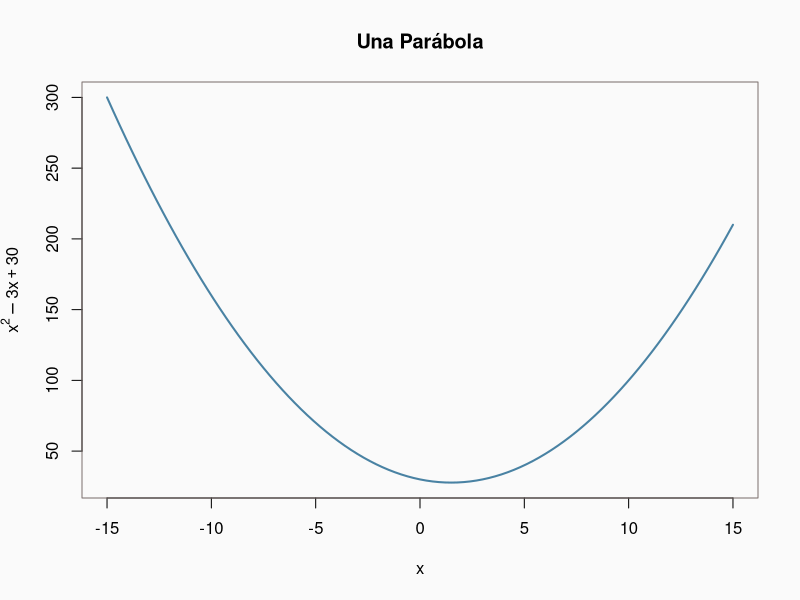
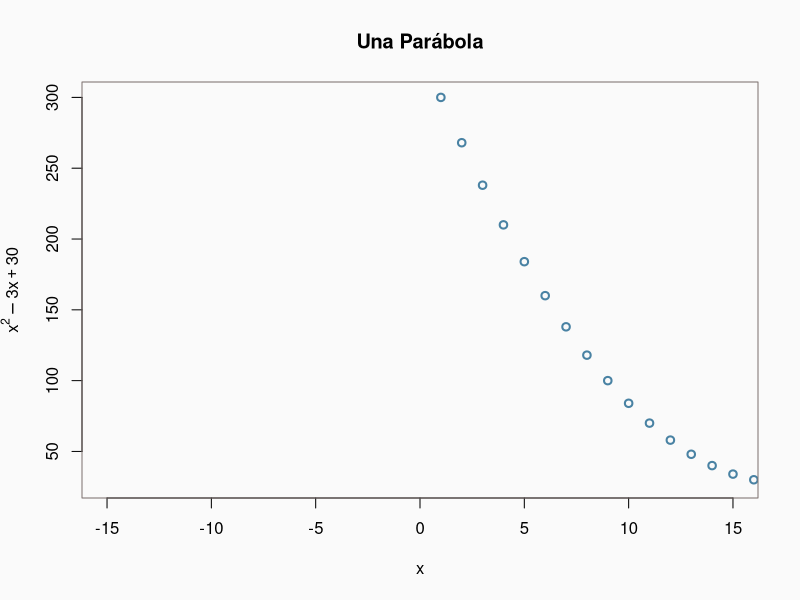
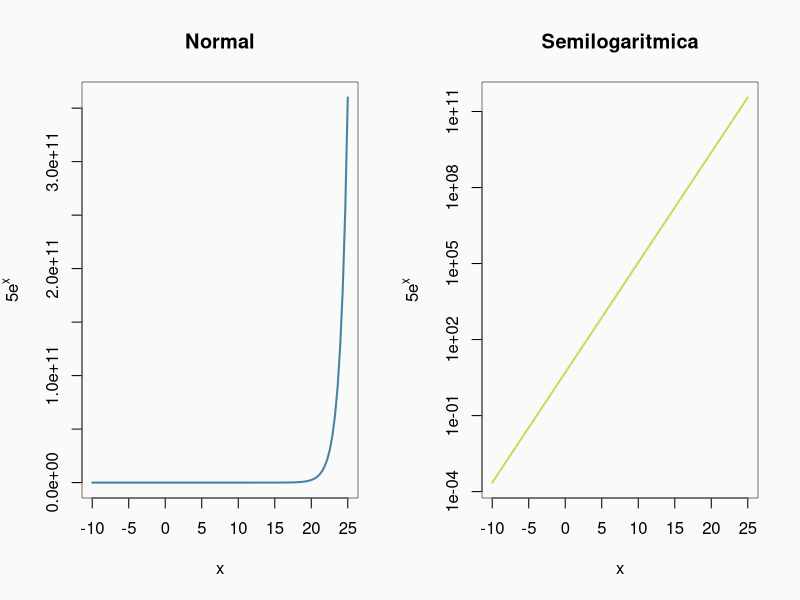
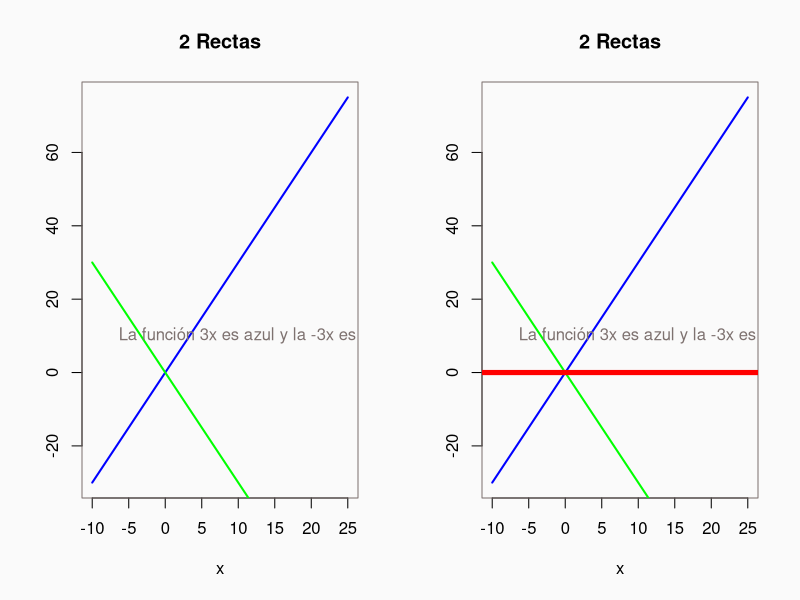
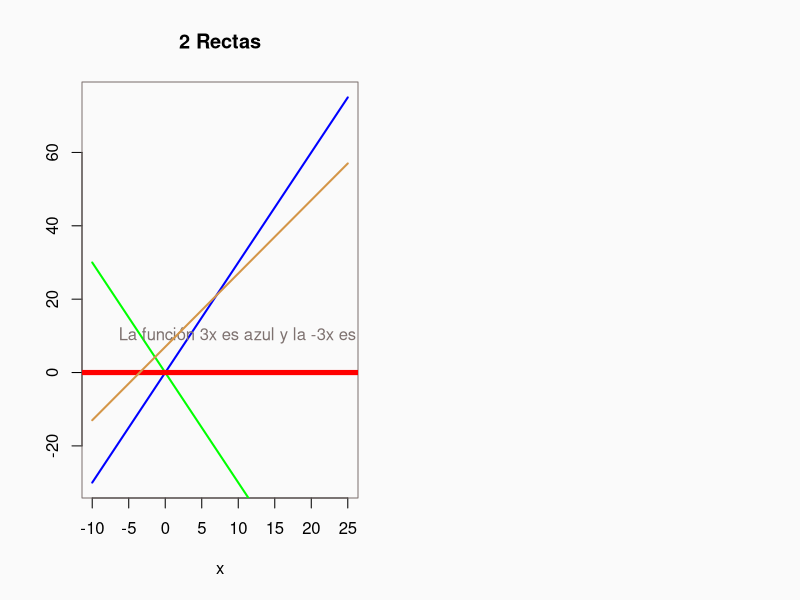

The R source for these figures, in order:
## ---- chunk 1
knitr::opts_chunk$set(echo = TRUE)
## ---- chunk 2
par(bg="#fafafa", col="#7E7270")
curve(x^2-3*x+30, xlim=c(-15,15), xlab=expression(x), ylab=expression(x^2-3*x+30), 
      main="Una Parábola", col="#4982A3", lwd=2)
## ---- chunk 3
f <- function(x) {
  return(x^2-3*x+30)
}
i <- seq(-15,15)
par(bg="#fafafa", col="#7E7270")
plot(f(i), xlim=c(-15,15), xlab=expression(x), ylab=expression(x^2-3*x+30), 
      main="Una Parábola", col="#4982A3", lwd=2)
## ---- chunk 4
f <- function(x) {
  return(5*exp(x))
}
par(bg="#fafafa", col="#7E7270", mfrow=c(1,2))
normal = curve(f, xlim=c(-10,25), xlab=expression(x), ylab=expression(5*e^x), 
              main ="Normal", col="#4982A3", lwd=2)
semilog = curve(f, xlim=c(-10,25), log="y", xlab=expression(x), ylab=expression(5*e^x), 
              main="Semilogaritmica", col="#CADB5C", lwd=2)
## ---- chunk 5
par(bg="#fafafa", col="#7E7270")
y_1 = curve(3*x, xlim=c(-10,25), xlab=expression(x), ylab="", main="2 Rectas", 
            col="blue", lwd=2)
y_2 = curve(-3*x, xlim=c(-10,25), xlab=expression(x), ylab="", 
            col="green", lwd=2, add=T)
text(13,10,"La función 3x es azul y la -3x es verde")
## ---- chunk 6
par(bg="#fafafa", col="#7E7270")
y_1 = curve(3*x, xlim=c(-10,25), xlab=expression(x), ylab="", main="2 Rectas", 
            col="blue", lwd=2)
y_2 = curve(-3*x, xlim=c(-10,25), xlab=expression(x), ylab="", 
            col="green", lwd=2, add=T)
text(13,10,"La función 3x es azul y la -3x es verde")
abline(h=0, col="red", lwd=5)
## ---- chunk 7
par(bg="#fafafa", col="#7E7270")
y_1 = curve(3*x, xlim=c(-10,25), xlab=expression(x), ylab="", main="2 Rectas", 
            col="blue", lwd=2)
y_2 = curve(-3*x, xlim=c(-10,25), xlab=expression(x), ylab="", 
            col="green", lwd=2, add=T)
text(13,10,"La función 3x es azul y la -3x es verde")
abline(h=0, col="red", lwd=5)
curve(2*x+7, col="#D49648", lwd=2, add=T)
